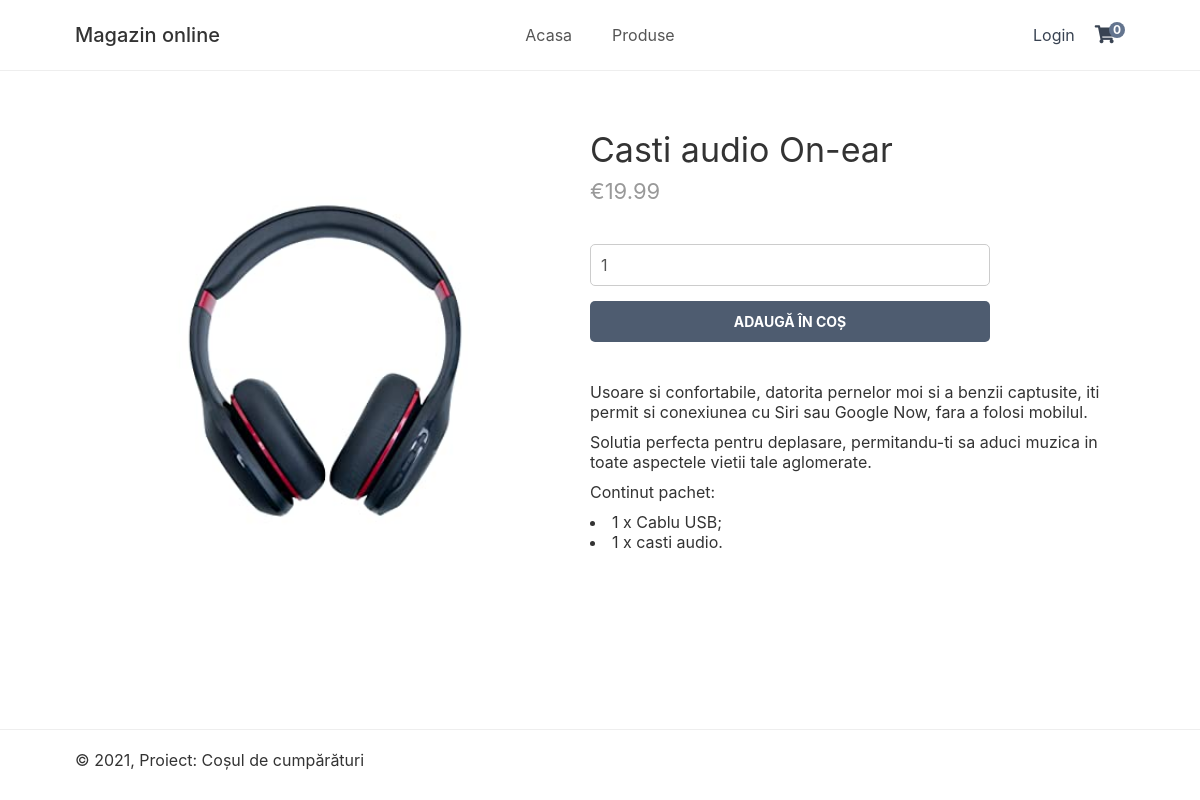
Screenshot of /index.php?page=product&id=3 with the database file from the repository.
### tables this page shows
CREATE TABLE IF NOT EXISTS `products` (
  `id` int(11) NOT NULL AUTO_INCREMENT,
  `name` varchar(200) NOT NULL,
  `desc` text NOT NULL,
  `price` decimal(7,2) NOT NULL,
  `rrp` decimal(7,2) NOT NULL DEFAULT '0.00',
  `quantity` int(11) NOT NULL,
  `img` text NOT NULL,
  `date_added` datetime NOT NULL DEFAULT CURRENT_TIMESTAMP,
  PRIMARY KEY (`id`)
);

### web/index.php (called while the page is built, shortened)
<?php
$page = isset($_GET['page']) && file_exists('../pages/' . trim($_GET['page']) . '.php') ? trim($_GET['page']) : 'home';
require '../pages/'. $page . '.php';
?>

### pages/product.php (the view, shortened to what this page needs)
<?php
if (isset($_GET['id'])) {
    $stmt = $pdo->prepare('SELECT * FROM products WHERE id = ?');
    $stmt->execute([$_GET['id']]);
    $product = $stmt->fetch(PDO::FETCH_ASSOC);
} else {
    exit('Product does not exist!');
}
?>
<?=template_header('Product')?>
<div class="product content-wrapper">
    <img src="assets/imgs/<?=$product['img']?>" width="500" height="500" alt="<?=$product['name']?>">
    <div>
        <h1 class="name"><?=$product['name']?></h1>
        <span class="price">
            &euro;<?=$product['price']?>
        </span>
        <form action="<?php echo htmlspecialchars($_SERVER["PHP_SELF"] . '?page=cart'); ?>" method="post">
            <input type="number" name="quantity" value="1" min="1" max="<?=$product['quantity']?>" placeholder="Quantity" required>
            <input type="submit" value="Adaugă în coș">
        </form>
        <div class="description">
            <?=$product['desc']?>
        </div>
    </div>
</div>
<?=template_footer()?>

### web/assets/css/style.css (style rules this page uses)
* { box-sizing: border-box; font-family: -apple-system, BlinkMacSystemFont, "segoe ui", roboto, oxygen, ubuntu, cantarell, "fira sans", "droid sans", "helvetica neue", Arial, sans-serif; font-size: 16px; -webkit-font-smoothing: antialiased; -moz-osx-font-smoothing: grayscale; }
html { height: 100%; }
body { position: relative; min-height: 100%; color: #555555; background-color: #FFFFFF; margin: 0; padding-bottom: 100px; }
h1, h2, h3, h4, h5 { color: #394352; }
.content-wrapper { width: 1050px; margin: 0 auto; }
main > .product { display: flex; padding: 40px 0; }
main > .product > div { padding-left: 15px; }
main > .product h1 { font-size: 34px; font-weight: normal; margin: 0; padding: 20px 0 10px 0; }
main > .product .price { display: block; font-size: 22px; color: #999999; }
main > .product form { display: flex; flex-flow: column; margin: 40px 0; }
main > .product form input[type="number"] { width: 400px; padding: 10px; margin-bottom: 15px; border: 1px solid #ccc; color: #555555; border-radius: 5px; }
main > .product form input[type="submit"] { background: #4e5c70; border: 0; color: #FFFFFF; width: 400px; padding: 12px 0; text-transform: uppercase; font-size: 14px; font-weight: bold; border-radius: 5px; cursor: pointer; }

### includes/functions.php (style rules this page uses)
body { font: 14px sans-serif; }

### rows the page displays
products: img (picture), name "Casti audio On-ear", price "19.99", desc "Usoare si confortabile, datorita pernelor moi si a benzii captusite, iti permit si conexiunea cu Siri sau Google Now, fara a folosi mobilul. Solutia perfecta pentru deplasare, permitandu-ti sa aduci muzica in toate aspectele vietii tale aglomerate. Continut pachet: 1 x Cablu USB; 1 x casti audio."

### other values shown
$num_items_in_cart "0"
